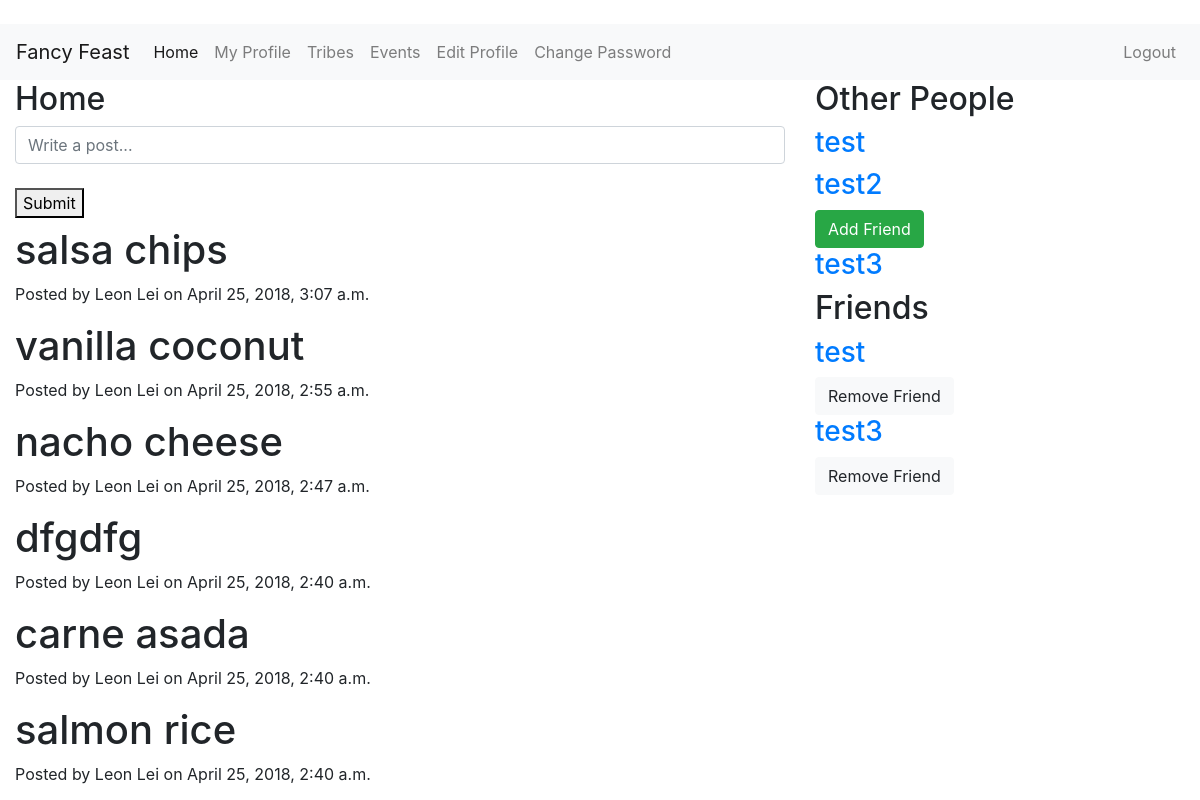
Page /home/ (signed in) on the earlier database version.
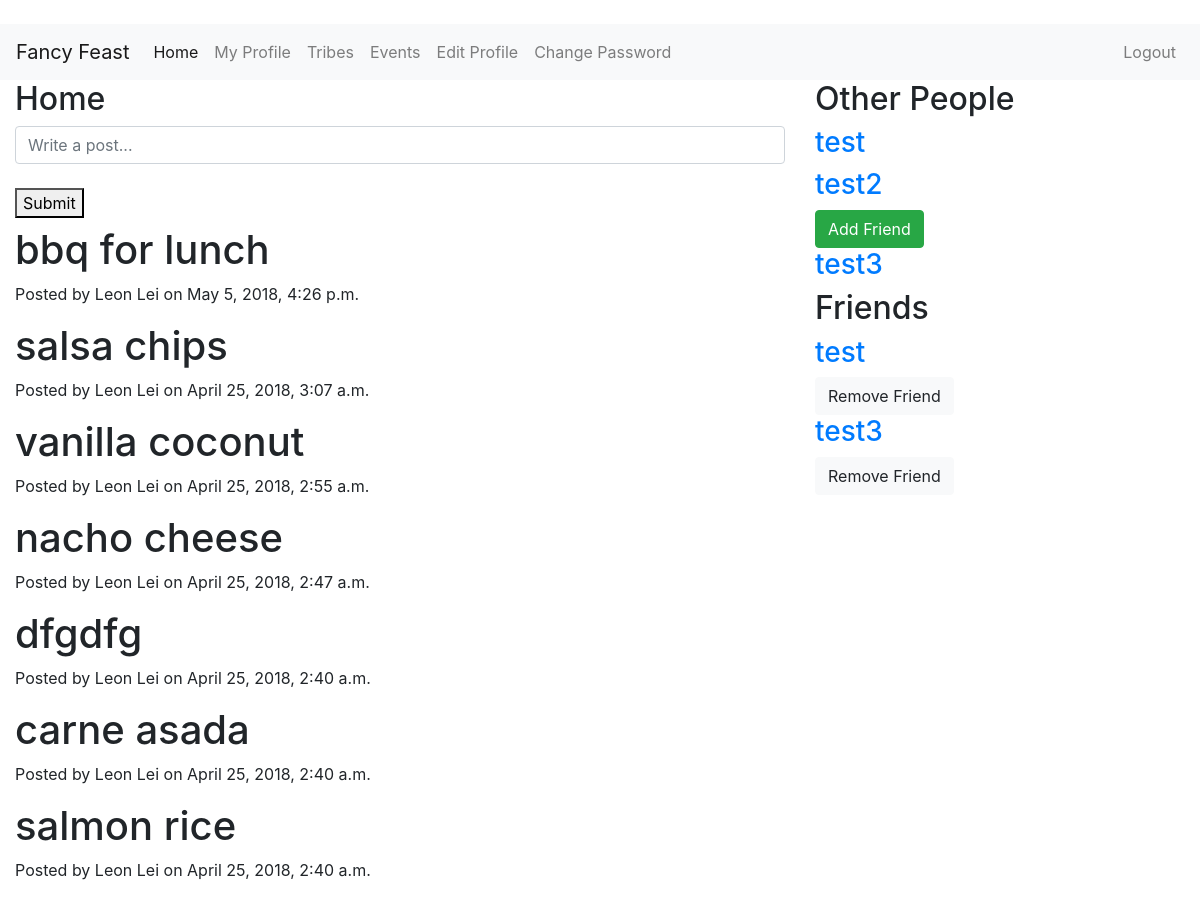
Same page on the later database version.
### home/models.py (models this page shows)
class Post(models.Model):
    post = models.CharField(max_length=500)
    user = models.ForeignKey(User, on_delete=models.CASCADE)
    created = models.DateTimeField(auto_now_add=True)
    updated = models.DateTimeField(auto_now=True)

### home/views.py (the view, shortened to what this page needs)
# urls.py: path('', HomeView.as_view(), name='home'),
class HomeView(TemplateView):
    template_name = 'home/home.html'
    def get(self, request):
        form = HomeForm()
        posts = Post.objects.all().order_by('-created')
        users = User.objects.exclude(id=request.user.id)
        friend = Friend.objects.get(current_user=request.user) # object.get_or_create to account for users without a friend model
        friends = friend.users.all()
        args = {
            'form': form, 'posts': posts, 'users': users, 'friends':friends
        }
        return render(request, self.template_name, args)

### home/forms.py
class HomeForm(forms.ModelForm):
    post = forms.CharField(widget=forms.TextInput(
        attrs={
            'class': 'form-control',
            'placeholder': 'Write a post...',
        }
    ))
    class Meta:
        model = Post
        fields = ('post',)

### home/templates/home/home.html (shortened to what this page needs)
{% extends 'base.html' %}
{% block body %}
<div class="container-fluid">
  <div class="row">
    <div class="col-md-8">
        <h2>Home</h2>
        <form method="post">
            {{ form.post }}
            <br>
            <button type="submit">Submit</button>
        </form>
        {% for post in posts %}
            <h1>{{ post.post }}</h1>
            <p>Posted by {{ post.user.get_full_name }} on {{ post.created }}</p>
        {% endfor %}
    </div>
    <div class="col-md-4">
        <h2>Other People</h2>
        {% for user in users %}
            <a href="{% url 'accounts:view_profile_with_pk' pk=user.pk %}">
                <h3>{{ user.username }}</h3>
            </a>
            {% if not user in friends %}
            <a href="{% url 'home:change_friends' operation='add' pk=user.pk %}">
                <button type="button" class="btn btn-success">Add Friend</button>
            </a>
            {% endif %}
        {% endfor %}
        <h2>Friends</h2>
        {% for friend in friends %}
            <a href="{% url 'accounts:view_profile_with_pk' pk=user.pk %}">
                <h3>{{ friend.username }}</h3>
            </a>
            <a href="{% url 'home:change_friends' operation='remove' pk=friend.pk %}">
                <button type="button" class="btn btn-light">Remove Friend</button>
            </a>
        {% endfor %}
    </div>
  </div>
</div>
{% endblock %}

### accounts/templates/base.html (shortened to what this page needs)
<!DOCTYPE html>
<html>
    <head>
        <link rel="stylesheet" href="https://stackpath.bootstrapcdn.com/bootstrap/4.1.0/css/bootstrap.min.css">
    </head>
    <body>
        <br>
        <nav class="navbar navbar-expand-lg navbar-light bg-light">
          <a class="navbar-brand" href="{% url 'home:home' %}">Fancy Feast</a>
          <div class="collapse navbar-collapse" id="navbarNavAltMarkup">
            {% if user.is_authenticated %}
            <div class="navbar-nav">
              <a class="nav-item nav-link active" href="{% url 'home:home' %}">Home <span class="sr-only">(current)</span></a>
              <a class="nav-item nav-link" href="{% url 'accounts:view_profile' %}">My Profile</a>
              <a class="nav-item nav-link" href="">Tribes</a>
              <a class="nav-item nav-link" href="">Events</a>
              <a class="nav-item nav-link" href="{% url 'accounts:edit_profile' %}">Edit Profile</a>
              <a class="nav-item nav-link" href="{% url 'accounts:change_password' %}">Change Password</a>
            </div>
            <div class="nav navbar-nav ml-auto">
              <a class="nav-item nav-link" href="{% url 'accounts:logout' %}">Logout</a>
            </div>
            {% endif %}
          </div>
        </nav>
        {% block body %}{% endblock %}
    </body>
</html>

Differences in the rows shown:
added Post: post "bbq for lunch", user.get_full_name "Leon Lei", created "May 5, 2018, 4:26 p.m."
